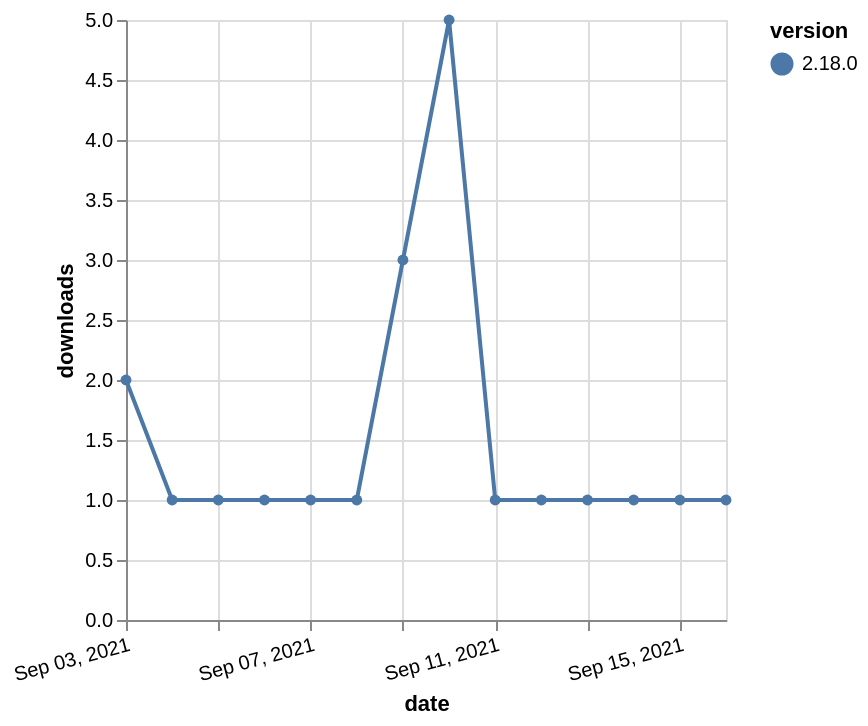

Express this chart as Vega-Lite.
### Vega-Lite specification from a JSON file in a GitHub repository (floating-point values rounded to 4 significant figures)
{"$schema": "https://vega.github.io/schema/vega-lite/v5.json", "description": "A simple bar chart with embedded data.", "data": {"values": [{"date": "2021-09-03", "total": 509, "delta": 2, "version": "2.18.0"}, {"date": "2021-09-04", "total": 510, "delta": 1, "version": "2.18.0"}, {"date": "2021-09-05", "total": 511, "delta": 1, "version": "2.18.0"}, {"date": "2021-09-06", "total": 512, "delta": 1, "version": "2.18.0"}, {"date": "2021-09-07", "total": 513, "delta": 1, "version": "2.18.0"}, {"date": "2021-09-08", "total": 514, "delta": 1, "version": "2.18.0"}, {"date": "2021-09-09", "total": 517, "delta": 3, "version": "2.18.0"}, {"date": "2021-09-10", "total": 522, "delta": 5, "version": "2.18.0"}, {"date": "2021-09-11", "total": 523, "delta": 1, "version": "2.18.0"}, {"date": "2021-09-12", "total": 524, "delta": 1, "version": "2.18.0"}, {"date": "2021-09-13", "total": 525, "delta": 1, "version": "2.18.0"}, {"date": "2021-09-14", "total": 526, "delta": 1, "version": "2.18.0"}, {"date": "2021-09-15", "total": 527, "delta": 1, "version": "2.18.0"}, {"date": "2021-09-16", "total": 528, "delta": 1, "version": "2.18.0"}]}, "width": "container", "mark": {"type": "line", "point": {"filled": true}}, "encoding": {"x": {"field": "date", "type": "temporal", "timeUnit": "yearmonthdate", "title": "date", "axis": {"labelAngle": -15}}, "y": {"field": "delta", "type": "quantitative", "title": "downloads"}, "color": {"field": "version", "type": "nominal"}, "tooltip": {"field": "delta"}}}
